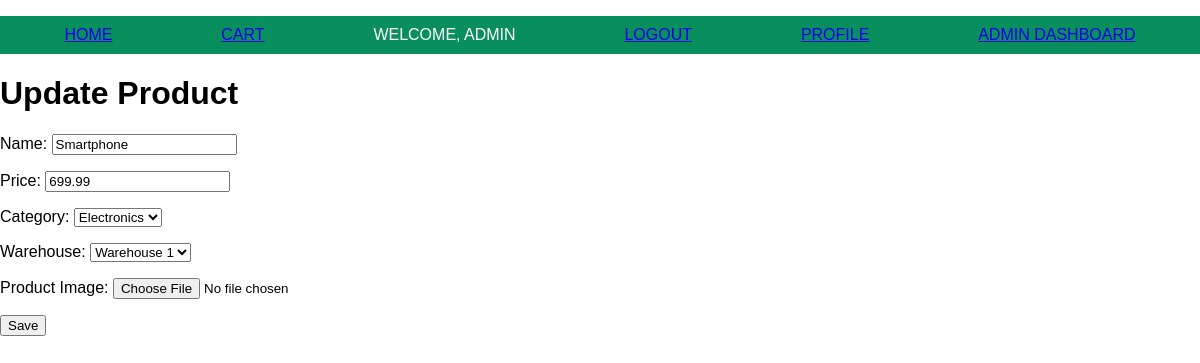
Screenshot of /admin/update_product/1 (signed in) with the database file from the repository.
### models.py (models this page shows)
class Product(db.Model):
    id = db.Column(db.Integer, primary_key=True)
    name = db.Column(db.String(80), nullable=False)
    price = db.Column(db.Float, nullable=False)
    image = db.Column(db.String(120), nullable=True)
    category_id = db.Column(db.Integer, db.ForeignKey('category.id'), nullable=False)
    sales_count = db.Column(db.Integer, default=0)
    warehouse_id = db.Column(db.Integer, db.ForeignKey('warehouse.id'), nullable=True)
    inventory = db.Column(db.Integer, default=0)
    warehouse = db.relationship('Warehouse', backref=db.backref('products', lazy=True))
    category = db.relationship('Category', backref=db.backref('products', lazy=True))

### app.py (the view, shortened to what this page needs)
@app.route('/admin/update_product/<int:product_id>', methods=['GET', 'POST'])
@admin_required
def admin_update_product(product_id):
    product = Product.query.get_or_404(product_id)
    form = ProductForm(obj=product)
    form.category_id.choices = [(c.id, c.name) for c in Category.query.all()]
    form.warehouse_id.choices = [(w.id, w.name) for w in Warehouse.query.all()]
    return render_template('admin/update_product.html', form=form, product=product, user=session.get('username', 'Guest'))

### forms.py
class ProductForm(FlaskForm):
    name = StringField('Name', validators=[DataRequired()])
    price = FloatField('Price', validators=[DataRequired(), NumberRange(min=0)])
    category_id = SelectField('Category', coerce=int, validators=[DataRequired()])
    warehouse_id = SelectField('Warehouse', coerce=int, validators=[DataRequired()])
    image = FileField('Product Image')
    submit = SubmitField('Save')

### app.py (called while the page is built)
def admin_required(f):
    @wraps(f)
    def decorated_function(*args, **kwargs):
        if not session.get('is_admin'):
            return redirect(url_for('login', username='Guest'))
        return f(*args, **kwargs)
    return decorated_function

### templates/admin/update_product.html (shortened to what this page needs)
{% extends "base.html" %}
{% block content %}
<h1>Update Product</h1>
<form method="POST" enctype="multipart/form-data">
    <p>{{ form.name.label }}: {{ form.name }}</p>
    <p>{{ form.price.label }}: {{ form.price }}</p>
    <p>{{ form.category_id.label }}: {{ form.category_id }}</p>
    <p>{{ form.warehouse_id.label }}: {{ form.warehouse_id }}</p>
    <p>{{ form.image.label }}: {{ form.image }}</p>
    <p>{{ form.submit }}</p>
</form>
{% endblock %}

### static/styles.css (style rules this page uses)
body { font-family: Arial, sans-serif; margin: 0; padding: 0; }

### rows the page displays
Product: name "Smartphone", price "699.99", category_id "Electronics", warehouse_id "Warehouse 1"

### other values shown
{{ user }} "ADMIN"
